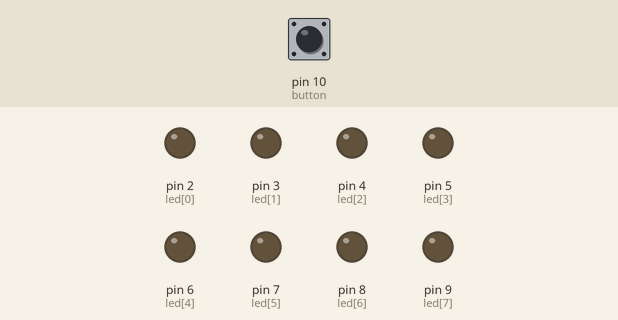
Simulated run of this sketch. Board: Arduino Uno, built with avr-gcc and run on an emulated ATmega328P. On the bench: output pins drawn as LEDs (lit = HIGH). Inputs (shaded band) come from the test bench; at power-on: pin 10 (button) HIGH.

Above: at 1.2 s.
1.3 s: pin 10 (button) pulsed LOW 2 times (0.12 s each, 0.3 s apart)
At 2.0 s:
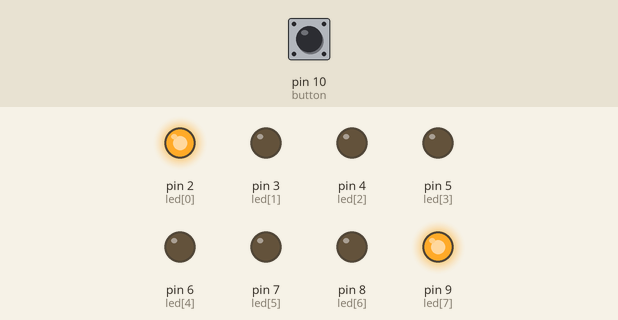
At 2.5 s:
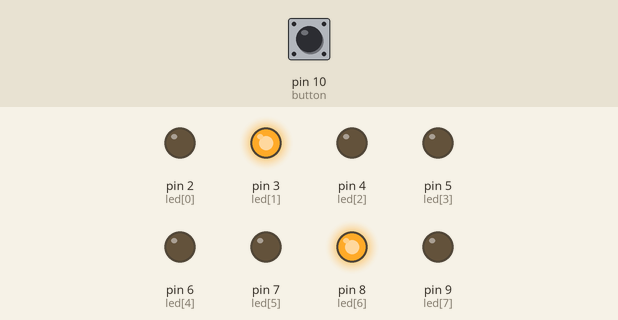
Timing chart, 0 to 10.6 s (numbered marks = the images above; inputs shaded):
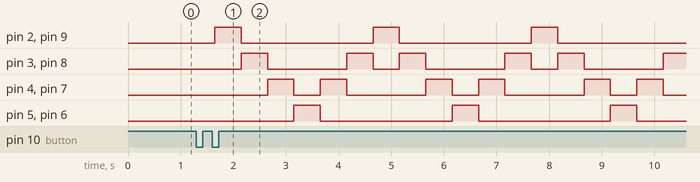

Measured:
- after the input at 1.3 s, pin 2 (led[0]): alternates HIGH for 0.50 s and LOW for 2.5 s, starting after 0.35 s; pin 3 (led[1]): LOW → HIGH after 0.85 s, then repeats every 3.0 s: LOW 1.5 s, HIGH 0.50 s, LOW 0.50 s, HIGH 0.50 s

The sketch:

LED_Laufleuchte_8LED.ino
```cpp
/*
   Programm:          LED Laufleuchte mit 8 LED
   Letzte Änderung:   22.09.2020
   Programmierer:     LC

   Hardware:      Arduino UNO / 8 LED's an Pin 2,3,4,5,6,7,8,9 / Laufleuchte
*/

#include <OneButton.h>
OneButton button(10, false);

unsigned long letzteZeit;
int ledEinschaltDauer = 500;
bool statusPower = false;
int zeile = 0;
byte led[8] = {2, 3, 4, 5, 6, 7, 8, 9};
byte ledZustand[6][8] =
{
  {1, 0, 0, 0, 0, 0, 0, 1},
  {0, 1, 0, 0, 0, 0, 1, 0},
  {0, 0, 1, 0, 0, 1, 0, 0},
  {0, 0, 0, 1, 1, 0, 0, 0},
  {0, 0, 1, 0, 0, 1, 0, 0},
  {0, 1, 0, 0, 0, 0, 1, 0},
};

void setup()
{
  for (byte i = 0; i < 8; i++)
  {
    pinMode (led[i], OUTPUT);
  }
  button.attachClick(StatusPowerSetzen);
}

void loop()
{
  button.tick();
  if (statusPower == true)
  {
    if ((millis() - letzteZeit) > ledEinschaltDauer)
    {
      for (byte i = 0; i < 8; i++)                          //Zeilen
      {
        digitalWrite(led[i], ledZustand[zeile][i]);
      }
      zeile++;
      if (zeile == 6)
      {
        zeile = 0;
      }
      letzteZeit = millis();
    }
  }
  else
  {
    for (int i = 0; i < 8; i++)
    {
      digitalWrite(led[i], LOW);
    }
  }
}


void StatusPowerSetzen()
{
  statusPower = !statusPower;
}
```
